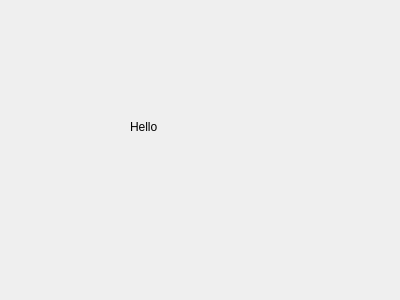
<?xml version="1.0" encoding="UTF-8"?>
<ui version="4.0">
 <class>Form</class>
 <widget class="QWidget" name="Form">
  <property name="geometry">
   <rect>
    <x>0</x>
    <y>0</y>
    <width>400</width>
    <height>300</height>
   </rect>
  </property>
  <property name="windowTitle">
   <string>Form</string>
  </property>
  <widget class="QLabel" name="label">
   <property name="geometry">
    <rect>
     <x>130</x>
     <y>120</y>
     <width>47</width>
     <height>13</height>
    </rect>
   </property>
   <property name="text">
    <string>Hello</string>
   </property>
  </widget>
 </widget>
 <resources/>
 <connections/>
</ui>
